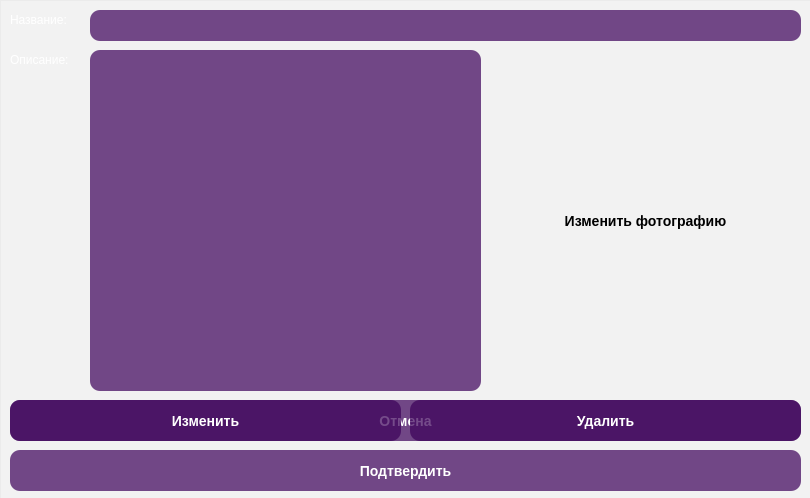
<?xml version="1.0" encoding="UTF-8"?>
<ui version="4.0">
 <class>Dialog</class>
 <widget class="QDialog" name="Dialog">
  <property name="geometry">
   <rect>
    <x>0</x>
    <y>0</y>
    <width>810</width>
    <height>498</height>
   </rect>
  </property>
  <property name="windowTitle">
   <string>Recipe</string>
  </property>
  <widget class="QFrame" name="frame">
   <property name="geometry">
    <rect>
     <x>0</x>
     <y>0</y>
     <width>811</width>
     <height>571</height>
    </rect>
   </property>
   <property name="styleSheet">
    <string notr="true">background-color: rgba(255, 255, 255, 40);</string>
   </property>
   <property name="frameShape">
    <enum>QFrame::StyledPanel</enum>
   </property>
   <property name="frameShadow">
    <enum>QFrame::Raised</enum>
   </property>
   <widget class="QLabel" name="label">
    <property name="geometry">
     <rect>
      <x>10</x>
      <y>10</y>
      <width>71</width>
      <height>20</height>
     </rect>
    </property>
    <property name="styleSheet">
     <string notr="true">background-color: rgba(85, 170, 127, 0);
color: rgb(255, 255, 255);
font: 75 9pt &quot;MS Shell Dlg 2&quot;;</string>
    </property>
    <property name="text">
     <string>Название:</string>
    </property>
   </widget>
   <widget class="QLabel" name="label_2">
    <property name="geometry">
     <rect>
      <x>10</x>
      <y>50</y>
      <width>121</width>
      <height>20</height>
     </rect>
    </property>
    <property name="styleSheet">
     <string notr="true">background-color: rgba(85, 170, 127, 0);
color: rgb(255, 255, 255);
font: 75 9pt &quot;MS Shell Dlg 2&quot;;</string>
    </property>
    <property name="text">
     <string>Описание:</string>
    </property>
   </widget>
   <widget class="QPushButton" name="pushButton_3">
    <property name="enabled">
     <bool>true</bool>
    </property>
    <property name="geometry">
     <rect>
      <x>10</x>
      <y>400</y>
      <width>791</width>
      <height>41</height>
     </rect>
    </property>
    <property name="styleSheet">
     <string notr="true">background-color: rgba(59, 0, 89, 180);
color: rgb(255, 255, 255);
border-style: outset;
border-widht:2px;
border-radius:10px;
border-color:black;
font:bold 14px;</string>
    </property>
    <property name="text">
     <string>Отмена</string>
    </property>
   </widget>
   <widget class="QPushButton" name="pushButton_2">
    <property name="geometry">
     <rect>
      <x>410</x>
      <y>400</y>
      <width>391</width>
      <height>41</height>
     </rect>
    </property>
    <property name="styleSheet">
     <string notr="true">background-color: rgba(59, 0, 89, 180);
color: rgb(255, 255, 255);
border-style: outset;
border-widht:2px;
border-radius:10px;
border-color:black;
font:bold 14px;</string>
    </property>
    <property name="text">
     <string>Удалить</string>
    </property>
   </widget>
   <widget class="QLineEdit" name="lineEdit">
    <property name="enabled">
     <bool>false</bool>
    </property>
    <property name="geometry">
     <rect>
      <x>90</x>
      <y>10</y>
      <width>711</width>
      <height>31</height>
     </rect>
    </property>
    <property name="styleSheet">
     <string notr="true">background-color: rgba(59, 0, 89, 180);
color: rgb(255, 255, 255);
border-style: outset;
border-widht:2px;
border-radius:10px;
border-color:black;
font:bold 14px;</string>
    </property>
    <property name="dragEnabled">
     <bool>false</bool>
    </property>
   </widget>
   <widget class="QPushButton" name="pushButton">
    <property name="geometry">
     <rect>
      <x>10</x>
      <y>400</y>
      <width>391</width>
      <height>41</height>
     </rect>
    </property>
    <property name="styleSheet">
     <string notr="true">background-color: rgba(59, 0, 89, 180);
color: rgb(255, 255, 255);
border-style: outset;
border-widht:2px;
border-radius:10px;
border-color:black;
font:bold 14px;</string>
    </property>
    <property name="text">
     <string>Изменить</string>
    </property>
   </widget>
   <widget class="QTextEdit" name="textEdit">
    <property name="enabled">
     <bool>false</bool>
    </property>
    <property name="geometry">
     <rect>
      <x>90</x>
      <y>50</y>
      <width>391</width>
      <height>341</height>
     </rect>
    </property>
    <property name="styleSheet">
     <string notr="true">background-color: rgba(59, 0, 89, 180);
color: rgb(255, 255, 255);
border-style: outset;
border-widht:2px;
border-radius:10px;
border-color:black;
font:bold 14px;</string>
    </property>
   </widget>
   <widget class="QPushButton" name="pushButton_4">
    <property name="enabled">
     <bool>true</bool>
    </property>
    <property name="geometry">
     <rect>
      <x>10</x>
      <y>450</y>
      <width>791</width>
      <height>41</height>
     </rect>
    </property>
    <property name="styleSheet">
     <string notr="true">background-color: rgba(59, 0, 89, 180);
color: rgb(255, 255, 255);
border-style: outset;
border-widht:2px;
border-radius:10px;
border-color:black;
font:bold 14px;</string>
    </property>
    <property name="text">
     <string>Подтвердить</string>
    </property>
   </widget>
   <widget class="QLabel" name="label_3">
    <property name="geometry">
     <rect>
      <x>490</x>
      <y>50</y>
      <width>311</width>
      <height>341</height>
     </rect>
    </property>
    <property name="styleSheet">
     <string notr="true">background-color: rgba(255, 255, 255, 0);</string>
    </property>
    <property name="text">
     <string/>
    </property>
   </widget>
   <widget class="QPushButton" name="pushButton_5">
    <property name="geometry">
     <rect>
      <x>500</x>
      <y>60</y>
      <width>291</width>
      <height>321</height>
     </rect>
    </property>
    <property name="styleSheet">
     <string notr="true">background-color: rgba(59, 0, 89, 0);
color: rgb(0, 0, 0);
border-style: outset;
border-widht:2px;
border-radius:10px;
border-color:black;
font:bold 14px;</string>
    </property>
    <property name="text">
     <string>Изменить фотографию</string>
    </property>
   </widget>
  </widget>
 </widget>
 <resources/>
 <connections/>
</ui>
